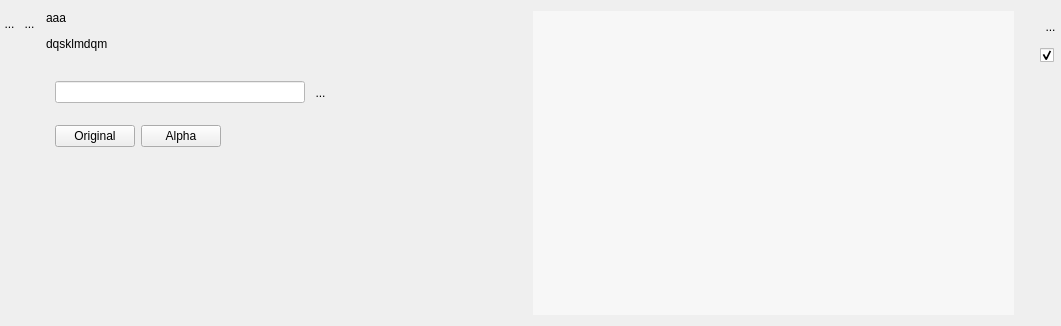
<?xml version="1.0" encoding="UTF-8"?>
<ui version="4.0">
 <class>WidgetPlusieursInto</class>
 <widget class="QWidget" name="WidgetPlusieursInto">
  <property name="geometry">
   <rect>
    <x>0</x>
    <y>0</y>
    <width>1061</width>
    <height>326</height>
   </rect>
  </property>
  <property name="sizePolicy">
   <sizepolicy hsizetype="Preferred" vsizetype="Expanding">
    <horstretch>0</horstretch>
    <verstretch>0</verstretch>
   </sizepolicy>
  </property>
  <property name="minimumSize">
   <size>
    <width>0</width>
    <height>100</height>
   </size>
  </property>
  <property name="windowTitle">
   <string>Form</string>
  </property>
  <layout class="QHBoxLayout" name="horizontalLayout_2">
   <property name="leftMargin">
    <number>0</number>
   </property>
   <property name="rightMargin">
    <number>0</number>
   </property>
   <item>
    <layout class="QVBoxLayout" name="verticalCadre1">
     <property name="spacing">
      <number>0</number>
     </property>
     <item>
      <layout class="QHBoxLayout" name="horizontalLayout">
       <property name="spacing">
        <number>0</number>
       </property>
       <property name="sizeConstraint">
        <enum>QLayout::SetFixedSize</enum>
       </property>
       <item>
        <widget class="QToolButton" name="BFermeListe">
         <property name="sizePolicy">
          <sizepolicy hsizetype="Fixed" vsizetype="Fixed">
           <horstretch>0</horstretch>
           <verstretch>0</verstretch>
          </sizepolicy>
         </property>
         <property name="maximumSize">
          <size>
           <width>21</width>
           <height>25</height>
          </size>
         </property>
         <property name="toolTip">
          <string>permet de gérer la liste</string>
         </property>
         <property name="styleSheet">
          <string notr="true">border:0px</string>
         </property>
         <property name="text">
          <string>...</string>
         </property>
         <property name="icon">
          <iconset>
           <normaloff>../Editeur/icons/minusnode.png</normaloff>../Editeur/icons/minusnode.png</iconset>
         </property>
         <property name="iconSize">
          <size>
           <width>25</width>
           <height>25</height>
          </size>
         </property>
        </widget>
       </item>
       <item>
        <widget class="MonBoutonValide" name="RBValide">
         <property name="minimumSize">
          <size>
           <width>21</width>
           <height>25</height>
          </size>
         </property>
         <property name="maximumSize">
          <size>
           <width>21</width>
           <height>25</height>
          </size>
         </property>
         <property name="focusPolicy">
          <enum>Qt::ClickFocus</enum>
         </property>
         <property name="toolTip">
          <string>Affiche le rapport de validation du mot-clef</string>
         </property>
         <property name="styleSheet">
          <string notr="true">border : 0px</string>
         </property>
         <property name="text">
          <string>...</string>
         </property>
         <property name="icon">
          <iconset>
           <normaloff>../Editeur/icons/ast-green-ball.png</normaloff>../Editeur/icons/ast-green-ball.png</iconset>
         </property>
         <property name="iconSize">
          <size>
           <width>25</width>
           <height>25</height>
          </size>
         </property>
        </widget>
       </item>
      </layout>
     </item>
     <item>
      <spacer name="verticalSpacer">
       <property name="orientation">
        <enum>Qt::Vertical</enum>
       </property>
       <property name="sizeHint" stdset="0">
        <size>
         <width>20</width>
         <height>5</height>
        </size>
       </property>
      </spacer>
     </item>
    </layout>
   </item>
   <item>
    <layout class="QVBoxLayout" name="verticalLayout2">
     <item>
      <widget class="MonLabelClic" name="label">
       <property name="sizePolicy">
        <sizepolicy hsizetype="Fixed" vsizetype="Preferred">
         <horstretch>0</horstretch>
         <verstretch>0</verstretch>
        </sizepolicy>
       </property>
       <property name="minimumSize">
        <size>
         <width>280</width>
         <height>25</height>
        </size>
       </property>
       <property name="maximumSize">
        <size>
         <width>280</width>
         <height>16777215</height>
        </size>
       </property>
       <property name="frameShape">
        <enum>QFrame::NoFrame</enum>
       </property>
       <property name="text">
        <string>&lt;html&gt;&lt;head/&gt;&lt;body&gt;&lt;p&gt;aaa&lt;/p&gt;&lt;p&gt;dqsklmdqm&lt;/p&gt;&lt;/body&gt;&lt;/html&gt;</string>
       </property>
       <property name="scaledContents">
        <bool>false</bool>
       </property>
       <property name="alignment">
        <set>Qt::AlignLeading|Qt::AlignLeft|Qt::AlignTop</set>
       </property>
      </widget>
     </item>
     <item>
      <widget class="QFrame" name="frameRecherche">
       <property name="minimumSize">
        <size>
         <width>0</width>
         <height>111</height>
        </size>
       </property>
       <property name="maximumSize">
        <size>
         <width>16777215</width>
         <height>111</height>
        </size>
       </property>
       <property name="frameShape">
        <enum>QFrame::NoFrame</enum>
       </property>
       <property name="frameShadow">
        <enum>QFrame::Raised</enum>
       </property>
       <layout class="QVBoxLayout" name="verticalLayout_3">
        <item>
         <layout class="QHBoxLayout" name="horizontalLayout_5">
          <property name="spacing">
           <number>0</number>
          </property>
          <item>
           <layout class="QHBoxLayout" name="horizontalLayout_3"/>
          </item>
          <item>
           <widget class="QLineEdit" name="LEFiltre">
            <property name="sizePolicy">
             <sizepolicy hsizetype="Fixed" vsizetype="Fixed">
              <horstretch>0</horstretch>
              <verstretch>0</verstretch>
             </sizepolicy>
            </property>
            <property name="minimumSize">
             <size>
              <width>250</width>
              <height>0</height>
             </size>
            </property>
            <property name="maximumSize">
             <size>
              <width>250</width>
              <height>16777215</height>
             </size>
            </property>
            <property name="styleSheet">
             <string notr="true">background:rgb(255,255,255)

</string>
            </property>
           </widget>
          </item>
          <item>
           <spacer name="horizontalSpacer_3">
            <property name="orientation">
             <enum>Qt::Horizontal</enum>
            </property>
            <property name="sizeType">
             <enum>QSizePolicy::Fixed</enum>
            </property>
            <property name="sizeHint" stdset="0">
             <size>
              <width>5</width>
              <height>20</height>
             </size>
            </property>
           </spacer>
          </item>
          <item>
           <widget class="QToolButton" name="PBFind">
            <property name="minimumSize">
             <size>
              <width>21</width>
              <height>31</height>
             </size>
            </property>
            <property name="maximumSize">
             <size>
              <width>21</width>
              <height>31</height>
             </size>
            </property>
            <property name="toolTip">
             <string>Cherche la valeur</string>
            </property>
            <property name="styleSheet">
             <string notr="true">border : 0px</string>
            </property>
            <property name="text">
             <string>...</string>
            </property>
            <property name="icon">
             <iconset theme="find">
              <normaloff>.</normaloff>.</iconset>
            </property>
            <property name="iconSize">
             <size>
              <width>32</width>
              <height>32</height>
             </size>
            </property>
           </widget>
          </item>
          <item>
           <spacer name="horizontalSpacer_2">
            <property name="orientation">
             <enum>Qt::Horizontal</enum>
            </property>
            <property name="sizeHint" stdset="0">
             <size>
              <width>40</width>
              <height>20</height>
             </size>
            </property>
           </spacer>
          </item>
         </layout>
        </item>
        <item>
         <layout class="QHBoxLayout" name="horizontalLayout_6">
          <item>
           <widget class="QPushButton" name="PBCata">
            <property name="text">
             <string>Original</string>
            </property>
           </widget>
          </item>
          <item>
           <widget class="QPushButton" name="PBAlpha">
            <property name="text">
             <string>Alpha</string>
            </property>
           </widget>
          </item>
          <item>
           <spacer name="horizontalSpacer_7">
            <property name="orientation">
             <enum>Qt::Horizontal</enum>
            </property>
            <property name="sizeHint" stdset="0">
             <size>
              <width>40</width>
              <height>20</height>
             </size>
            </property>
           </spacer>
          </item>
         </layout>
        </item>
       </layout>
      </widget>
     </item>
     <item>
      <widget class="QScrollArea" name="scrollAreaCommentaire">
       <property name="sizePolicy">
        <sizepolicy hsizetype="Fixed" vsizetype="Expanding">
         <horstretch>0</horstretch>
         <verstretch>0</verstretch>
        </sizepolicy>
       </property>
       <property name="minimumSize">
        <size>
         <width>300</width>
         <height>0</height>
        </size>
       </property>
       <property name="maximumSize">
        <size>
         <width>300</width>
         <height>16777215</height>
        </size>
       </property>
       <property name="frameShape">
        <enum>QFrame::NoFrame</enum>
       </property>
       <property name="lineWidth">
        <number>0</number>
       </property>
       <property name="widgetResizable">
        <bool>true</bool>
       </property>
       <widget class="QWidget" name="scrollAreaWidgetContents_2">
        <property name="geometry">
         <rect>
          <x>0</x>
          <y>0</y>
          <width>300</width>
          <height>133</height>
         </rect>
        </property>
        <property name="sizePolicy">
         <sizepolicy hsizetype="Preferred" vsizetype="Expanding">
          <horstretch>0</horstretch>
          <verstretch>0</verstretch>
         </sizepolicy>
        </property>
        <layout class="QGridLayout" name="gridLayout_2">
         <property name="leftMargin">
          <number>0</number>
         </property>
         <property name="topMargin">
          <number>0</number>
         </property>
         <property name="rightMargin">
          <number>0</number>
         </property>
         <property name="bottomMargin">
          <number>0</number>
         </property>
         <property name="horizontalSpacing">
          <number>0</number>
         </property>
         <item row="0" column="0">
          <widget class="QLabel" name="monCommentaireLabel">
           <property name="sizePolicy">
            <sizepolicy hsizetype="Fixed" vsizetype="Preferred">
             <horstretch>0</horstretch>
             <verstretch>0</verstretch>
            </sizepolicy>
           </property>
           <property name="minimumSize">
            <size>
             <width>78</width>
             <height>25</height>
            </size>
           </property>
           <property name="maximumSize">
            <size>
             <width>278</width>
             <height>16777215</height>
            </size>
           </property>
           <property name="frameShape">
            <enum>QFrame::NoFrame</enum>
           </property>
           <property name="text">
            <string>&lt;html&gt;&lt;head/&gt;&lt;body&gt;&lt;p&gt;&lt;br/&gt;&lt;/p&gt;&lt;/body&gt;&lt;/html&gt;</string>
           </property>
           <property name="scaledContents">
            <bool>false</bool>
           </property>
           <property name="alignment">
            <set>Qt::AlignLeading|Qt::AlignLeft|Qt::AlignTop</set>
           </property>
          </widget>
         </item>
        </layout>
       </widget>
      </widget>
     </item>
    </layout>
   </item>
   <item>
    <widget class="QScrollArea" name="scrollArea">
     <property name="sizePolicy">
      <sizepolicy hsizetype="Expanding" vsizetype="Expanding">
       <horstretch>0</horstretch>
       <verstretch>0</verstretch>
      </sizepolicy>
     </property>
     <property name="styleSheet">
      <string notr="true">background : rgb(247,247,247)</string>
     </property>
     <property name="frameShape">
      <enum>QFrame::NoFrame</enum>
     </property>
     <property name="frameShadow">
      <enum>QFrame::Plain</enum>
     </property>
     <property name="lineWidth">
      <number>1</number>
     </property>
     <property name="widgetResizable">
      <bool>true</bool>
     </property>
     <property name="alignment">
      <set>Qt::AlignBottom|Qt::AlignLeading|Qt::AlignLeft</set>
     </property>
     <widget class="QWidget" name="verticalWidgetLE">
      <property name="geometry">
       <rect>
        <x>0</x>
        <y>0</y>
        <width>474</width>
        <height>308</height>
       </rect>
      </property>
      <property name="sizePolicy">
       <sizepolicy hsizetype="Preferred" vsizetype="Preferred">
        <horstretch>0</horstretch>
        <verstretch>0</verstretch>
       </sizepolicy>
      </property>
      <layout class="QVBoxLayout" name="CBLayout">
       <property name="spacing">
        <number>0</number>
       </property>
       <property name="leftMargin">
        <number>0</number>
       </property>
       <property name="topMargin">
        <number>0</number>
       </property>
       <property name="rightMargin">
        <number>0</number>
       </property>
       <property name="bottomMargin">
        <number>0</number>
       </property>
       <item>
        <spacer name="verticalSpacer_4">
         <property name="orientation">
          <enum>Qt::Vertical</enum>
         </property>
         <property name="sizeHint" stdset="0">
          <size>
           <width>20</width>
           <height>400</height>
          </size>
         </property>
        </spacer>
       </item>
      </layout>
     </widget>
    </widget>
   </item>
   <item>
    <spacer name="horizontalSpacer">
     <property name="orientation">
      <enum>Qt::Horizontal</enum>
     </property>
     <property name="sizeType">
      <enum>QSizePolicy::Preferred</enum>
     </property>
     <property name="sizeHint" stdset="0">
      <size>
       <width>20</width>
       <height>17</height>
      </size>
     </property>
    </spacer>
   </item>
   <item>
    <layout class="QVBoxLayout" name="verticalLayout">
     <item>
      <widget class="QToolButton" name="RBPoubelle">
       <property name="minimumSize">
        <size>
         <width>21</width>
         <height>31</height>
        </size>
       </property>
       <property name="maximumSize">
        <size>
         <width>21</width>
         <height>31</height>
        </size>
       </property>
       <property name="toolTip">
        <string>Détruit le mot-clef</string>
       </property>
       <property name="styleSheet">
        <string notr="true">border : 0px</string>
       </property>
       <property name="text">
        <string>...</string>
       </property>
       <property name="icon">
        <iconset>
         <normaloff>../Editeur/icons/deleteRond.png</normaloff>../Editeur/icons/deleteRond.png</iconset>
       </property>
       <property name="iconSize">
        <size>
         <width>32</width>
         <height>32</height>
        </size>
       </property>
      </widget>
     </item>
     <item>
      <widget class="QCheckBox" name="CBCheck">
       <property name="text">
        <string/>
       </property>
       <property name="checked">
        <bool>true</bool>
       </property>
      </widget>
     </item>
     <item>
      <spacer name="verticalSpacer_2">
       <property name="orientation">
        <enum>Qt::Vertical</enum>
       </property>
       <property name="sizeHint" stdset="0">
        <size>
         <width>20</width>
         <height>40</height>
        </size>
       </property>
      </spacer>
     </item>
    </layout>
   </item>
  </layout>
  <zorder>horizontalSpacer</zorder>
  <zorder>scrollArea</zorder>
  <zorder></zorder>
  <zorder></zorder>
 </widget>
 <customwidgets>
  <customwidget>
   <class>MonBoutonValide</class>
   <extends>QToolButton</extends>
   <header>InterfaceGUI.QT5.monBoutonValide.h</header>
  </customwidget>
  <customwidget>
   <class>MonLabelClic</class>
   <extends>QLabel</extends>
   <header>InterfaceGUI.QT5.monLabelClic.h</header>
  </customwidget>
 </customwidgets>
 <resources/>
 <connections/>
</ui>
